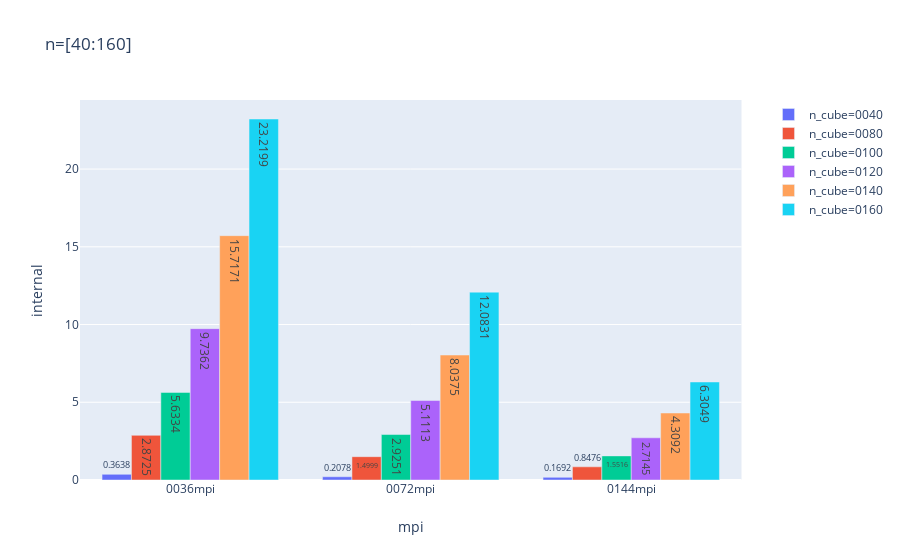

Notebook source saved alongside this figure:
### Code cell
import plotly.express as px

fig = px.bar(dfjg, x='mpi', y='internal', color='n_cube', barmode='group', title='n=[40:160]', text='internal',) # height=100) 
# color='elapsed_pctg', 
fig.show()

### Figure 1 — Plotly figure (JSON) as saved in the notebook; plotly's stock layout.template omitted (floating-point values rounded to 4 significant figures)
{"data": [{"alignmentgroup": "True", "hoverlabel": {"namelength": 0}, "hovertemplate": "n_cube=0040<br>mpi=%{x}<br>internal=%{text}", "legendgroup": "n_cube=0040", "marker": {"color": "#636efa"}, "name": "n_cube=0040", "offsetgroup": "n_cube=0040", "orientation": "v", "showlegend": true, "text": [0.3638, 0.2078, 0.1692], "textposition": "auto", "type": "bar", "x": ["0036mpi", "0072mpi", "0144mpi"], "xaxis": "x", "y": [0.3638, 0.2078, 0.1692], "yaxis": "y"}, {"alignmentgroup": "True", "hoverlabel": {"namelength": 0}, "hovertemplate": "n_cube=0080<br>mpi=%{x}<br>internal=%{text}", "legendgroup": "n_cube=0080", "marker": {"color": "#EF553B"}, "name": "n_cube=0080", "offsetgroup": "n_cube=0080", "orientation": "v", "showlegend": true, "text": [2.873, 1.5, 0.8476], "textposition": "auto", "type": "bar", "x": ["0036mpi", "0072mpi", "0144mpi"], "xaxis": "x", "y": [2.873, 1.5, 0.8476], "yaxis": "y"}, {"alignmentgroup": "True", "hoverlabel": {"namelength": 0}, "hovertemplate": "n_cube=0100<br>mpi=%{x}<br>internal=%{text}", "legendgroup": "n_cube=0100", "marker": {"color": "#00cc96"}, "name": "n_cube=0100", "offsetgroup": "n_cube=0100", "orientation": "v", "showlegend": true, "text": [5.633, 2.925, 1.552], "textposition": "auto", "type": "bar", "x": ["0036mpi", "0072mpi", "0144mpi"], "xaxis": "x", "y": [5.633, 2.925, 1.552], "yaxis": "y"}, {"alignmentgroup": "True", "hoverlabel": {"namelength": 0}, "hovertemplate": "n_cube=0120<br>mpi=%{x}<br>internal=%{text}", "legendgroup": "n_cube=0120", "marker": {"color": "#ab63fa"}, "name": "n_cube=0120", "offsetgroup": "n_cube=0120", "orientation": "v", "showlegend": true, "text": [9.736, 5.111, 2.715], "textposition": "auto", "type": "bar", "x": ["0036mpi", "0072mpi", "0144mpi"], "xaxis": "x", "y": [9.736, 5.111, 2.715], "yaxis": "y"}, {"alignmentgroup": "True", "hoverlabel": {"namelength": 0}, "hovertemplate": "n_cube=0140<br>mpi=%{x}<br>internal=%{text}", "legendgroup": "n_cube=0140", "marker": {"color": "#FFA15A"}, "name": "n_cube=0140", "offsetgroup": "n_cube=0140", "orientation": "v", "showlegend": true, "text": [15.72, 8.037, 4.309], "textposition": "auto", "type": "bar", "x": ["0036mpi", "0072mpi", "0144mpi"], "xaxis": "x", "y": [15.72, 8.037, 4.309], "yaxis": "y"}, {"alignmentgroup": "True", "hoverlabel": {"namelength": 0}, "hovertemplate": "n_cube=0160<br>mpi=%{x}<br>internal=%{text}", "legendgroup": "n_cube=0160", "marker": {"color": "#19d3f3"}, "name": "n_cube=0160", "offsetgroup": "n_cube=0160", "orientation": "v", "showlegend": true, "text": [23.22, 12.08, 6.305], "textposition": "auto", "type": "bar", "x": ["0036mpi", "0072mpi", "0144mpi"], "xaxis": "x", "y": [23.22, 12.08, 6.305], "yaxis": "y"}], "layout": {"autosize": true, "barmode": "group", "legend": {"tracegroupgap": 0}, "title": {"text": "n=[40:160]"}, "xaxis": {"anchor": "y", "autorange": true, "domain": [0, 0.98], "range": [-0.5, 2.5], "title": {"text": "mpi"}, "type": "category"}, "yaxis": {"anchor": "x", "autorange": true, "domain": [0, 1], "range": [0, 24.44], "title": {"text": "internal"}, "type": "linear"}}}
